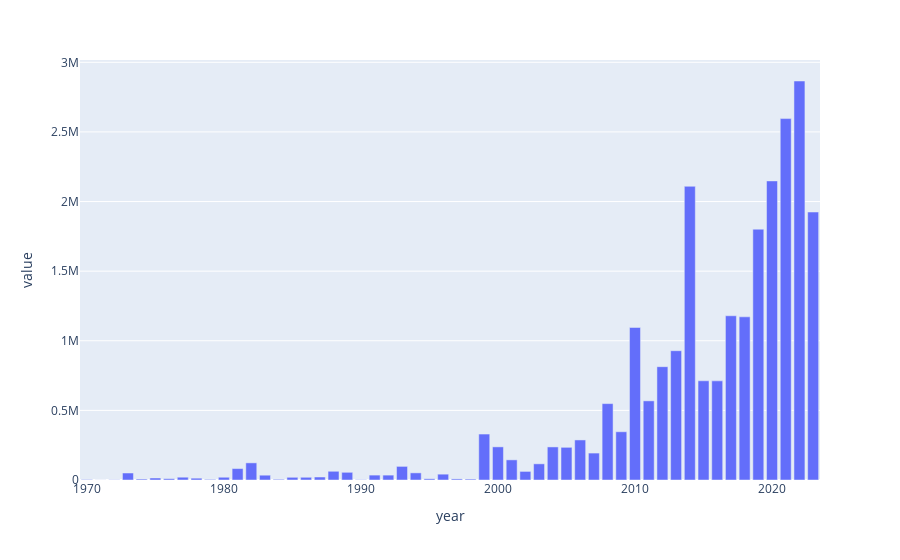

This figure's notebook cell:
### Markdown cell above
#### 4.3 Valor total exportado x Ano

### Code cell
df_aux = df_cleaned.groupby("year")["value"].sum().reset_index()
fig = px.bar(df_aux, x="year", y="value")
fig.show()

### Figure 1 — Plotly figure (JSON) as saved in the notebook; plotly's stock layout.template omitted (floating-point values rounded to 4 significant figures)
{"data": [{"alignmentgroup": "True", "hovertemplate": "year=%{x}<br>value=%{y}<extra></extra>", "legendgroup": "", "marker": {"color": "#636efa", "pattern": {"shape": ""}}, "name": "", "offsetgroup": "", "orientation": "v", "showlegend": false, "textposition": "auto", "type": "bar", "x": [1970, 1971, 1972, 1973, 1974, 1975, 1976, 1977, 1978, 1979, 1980, 1981, 1982, 1983, 1984, 1985, 1986, 1987, 1988, 1989, 1990, 1991, 1992, 1993, 1994, 1995, 1996, 1997, 1998, 1999, 2000, 2001, 2002, 2003, 2004, 2005, 2006, 2007, 2008, 2009, 2010, 2011, 2012, 2013, 2014, 2015, 2016, 2017, 2018, 2019, 2020, 2021, 2022, 2023], "xaxis": "x", "y": [3384, 294, 1581, 50256, 6687, 14264, 9400, 20019, 13076, 4248, 19717, 82106, 123103, 34568, 4984, 19411, 19562, 21443, 62596, 55257, 2092, 35190, 35151, 97728, 51182, 8661, 41908, 7840, 6466, 330068, 237990, 144689, 61677, 116229, 237488, 234687, 287621, 193390, 548650, 346551, 1095632, 568390, 813909, 928626, 2109416, 712535, 711991, 1179471, 1171928, 1801326, 2148121, 2595870, 2865784, 1924725], "yaxis": "y"}], "layout": {"barmode": "relative", "legend": {"tracegroupgap": 0}, "margin": {"t": 60}, "xaxis": {"anchor": "y", "domain": [0, 1], "title": {"text": "year"}}, "yaxis": {"anchor": "x", "domain": [0, 1], "title": {"text": "value"}}}}
